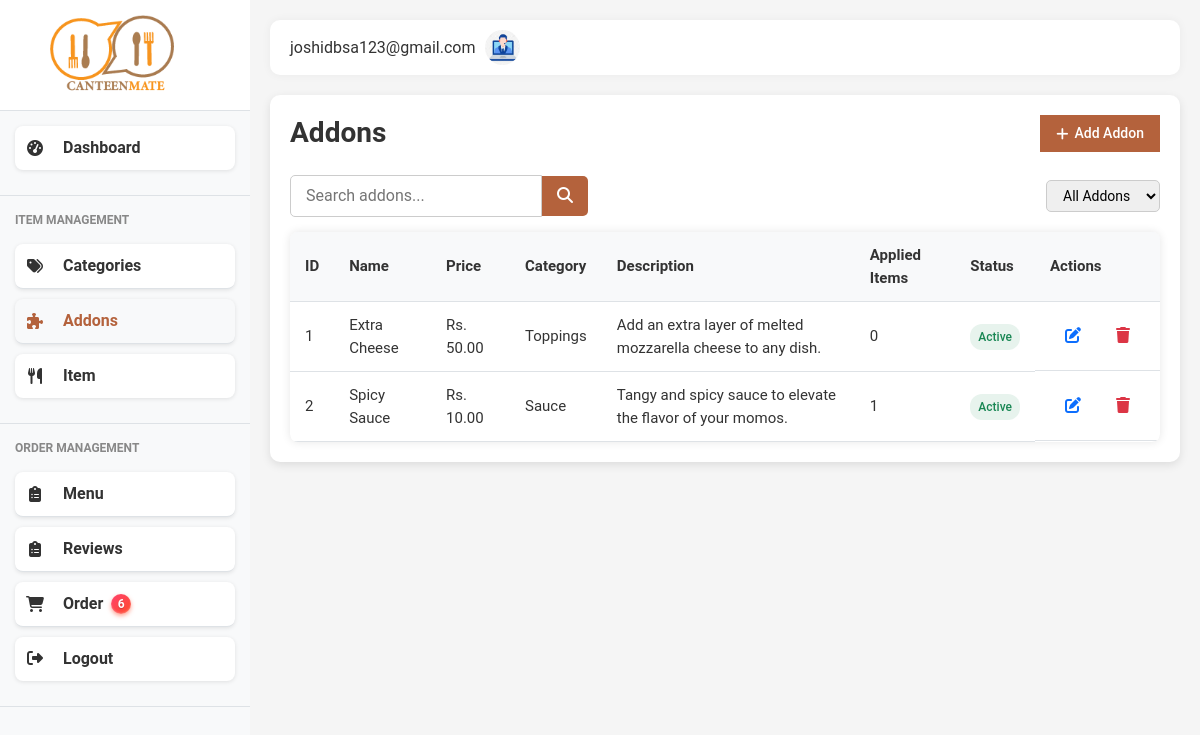
Before: /admin/addons (signed in) with the older database file.
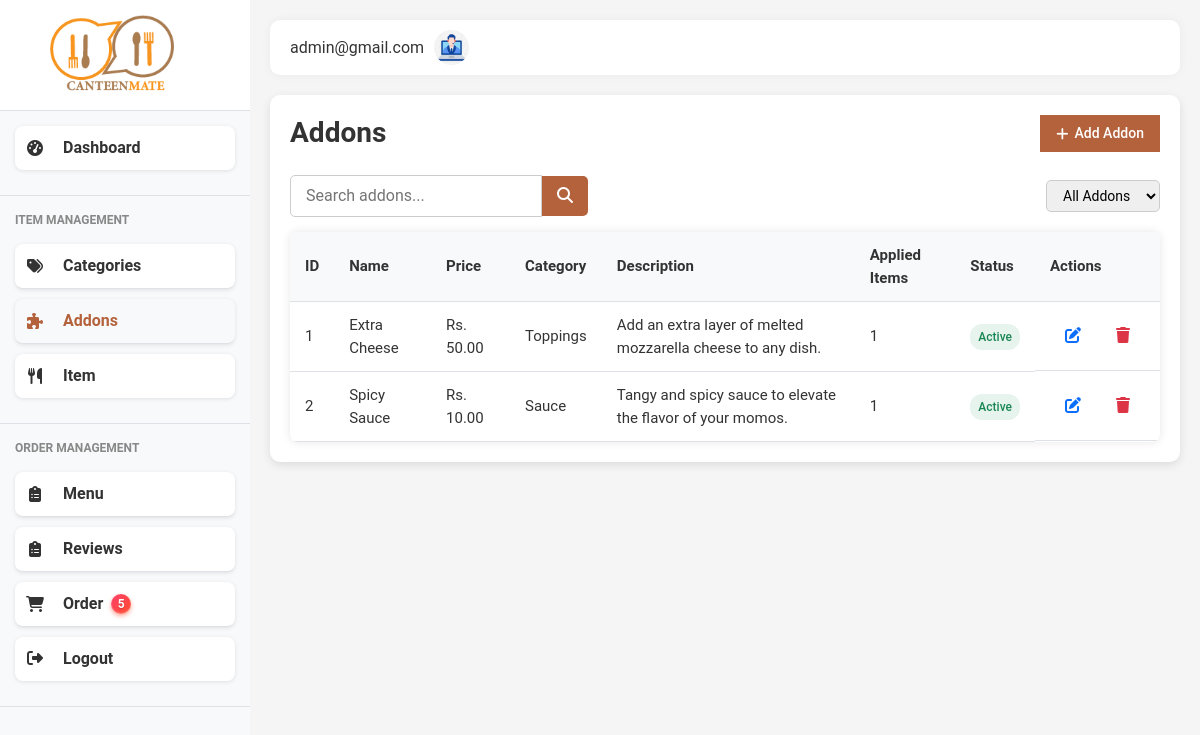
After: the same page with the newer database file.
### models.py (models this page shows, shortened)
class User(db.Model):
    id = db.Column(db.Integer, primary_key=True)
    fullname = db.Column(db.String(100), nullable=False)
    email = db.Column(db.String(100), unique=True, nullable=False)
    password = db.Column(db.String(200), nullable=False)
    role = db.Column(db.String(20), nullable=False)
    phone = db.Column(db.String(10))
    created_at = db.Column(db.DateTime, server_default=db.func.now())

class Addon(db.Model):
    __tablename__ = 'addons'
    id = db.Column(db.Integer, primary_key=True)
    name = db.Column(db.String(100), nullable=False)
    price = db.Column(db.Float, nullable=False)
    category = db.Column(db.String(50), nullable=False)
    description = db.Column(db.Text)
    status = db.Column(db.Boolean, default=True)
    items = db.relationship('Item', secondary='addon_item_association', back_populates='addons')
    def applied_items_count(self):
        return len(self.items)

### main.py (the view)
@app.route('/admin/addons')
@login_required
def addons():
    user_id = session['user_id']
    user = User.query.get(user_id)
    addons = Addon.query.all()
    return render_template('admin/addons.html', user=user, addons=addons, active_page='addons')

### main.py (called while the page is built)
def login_required(view):
    @functools.wraps(view)
    def wrapped_view(**kwargs):
        if 'user_id' not in session:
            flash('Please log in to access this page', 'warning')
            return redirect(url_for('login'))
        return view(**kwargs)
    return wrapped_view

@app.context_processor
def inject_new_orders_count():
    count = Order.query.filter_by(status='pending').count()
    print(count)
    return dict(new_orders_count=count)

### templates/admin/addons.html (shortened to what this page needs)
{% extends "admin/admin_base.html" %}
{% block content %}
<div class="categories-content">
  <div class="section-header">
    <h1 class="page-title">Addons</h1>
    <button class="add-btn" id="addAddonBtn">
      <i class="fas fa-plus"></i> Add Addon
    </button>
  </div>
  <div class="section-filters">
    <div class="search-box">
      <input type="text" placeholder="Search addons..." />
      <button><i class="fas fa-search"></i></button>
    </div>
    <div class="filter-dropdown">
      <select>
        <option>All Addons</option>
      </select>
    </div>
  </div>
  <div class="addons-list" style="{% with messages = get_flashed_messages(with_categories=true) %}
                                                {% endwith %}">
    <div class="data-table">
      <table>
        <thead>
          <tr>
            <th>ID</th>
            <th>Name</th>
            <th>Price</th>
            <th>Category</th>
            <th>Description</th>
            <th>Applied Items</th>
            <th>Status</th>
            <th>Actions</th>
          </tr>
        </thead>
        <tbody>
          {% if addons %} {% for addon in addons %}
          <tr>
            <td>{{ addon.id }}</td>
            <td>{{ addon.name }}</td>
            <td>Rs. {{ '%.2f'|format(addon.price) }}</td>
            <td>{{ addon.category }}</td>
            <td>{{ addon.description or '-' }}</td>
            <td>{{ addon.applied_items_count() }}</td>
            <td>
              <span
                class="status {{ 'active' if addon.status else 'inactive' }}"
                >{{ 'Active' if addon.status else 'Inactive' }}</span
              >
            </td>
            <td class="actions">
              <form
                method="POST"
                action="{{ url_for('edit_addon', addon_id=addon.id) }}"
                style="display: inline"
              >
                <button
                  class="btn-edit"
                  data-id="{{ addon.id }}"
                  data-name="{{ addon.name }}"
                  data-price="{{ addon.price }}"
                  data-category="{{ addon.category }}"
                  data-description="{{ addon.description or '' }}"
                  data-status="{{ 'active' if addon.status else 'inactive' }}"
                  title="Edit"
                >
                  <i class="fas fa-edit"></i>
                </button>
              </form>
              <form
                method="POST"
                action="{{ url_for('delete_addon', addon_id=addon.id) }}"
                style="display: inline"
                onsubmit="return confirm('Are you sure you want to delete this addon?');"
              >
                <button class="btn-delete" title="Delete">
                  <i class="fas fa-trash"></i>
                </button>
              </form>
            </td>
          </tr>
          {% endfor %} {% else %}
          <tr>
            <td colspan="8" style="text-align: center; padding: 1rem">
              No addons available.
            </td>
          </tr>
          {% endif %}
        </tbody>
      </table>
    </div>
  </div>
</div>
{% endblock %}

### templates/admin/admin_base.html (shortened to what this page needs)
<!DOCTYPE html>
<html lang="en">
<head>
    <link href="https://cdnjs.cloudflare.com/ajax/libs/bootstrap/5.3.0/css/bootstrap.min.css" rel="stylesheet">
    <link href="https://cdnjs.cloudflare.com/ajax/libs/font-awesome/6.4.0/css/all.min.css" rel="stylesheet">
    <link href="{{ url_for('static', filename='css/style.css') }}" rel="stylesheet">
    <link href="{{ url_for('static', filename='css/admin_styles.css') }}" rel="stylesheet">
    <link href="{{ url_for('static', filename='css/content-page.css') }}" rel="stylesheet">
</head>
<body>
    <div class="d-flex">
    <div class="sidebar">
        <div class="brand">
            <img src="{{ url_for('static', filename='img/logo.png') }}" href={{ url_for('dashboard')}} alt="Canteen Logo">
        </div>
        <nav>
            <div class="menu-section">
                <a href="{{ url_for('dashboard')}}" class="menu-item {% if active_page == 'dashboard' %}active{% endif %}">
                    <i class="fas fa-tachometer-alt"></i>
                    Dashboard
                </a>
            </div>
            <div class="menu-section">
                <div class="menu-title">ITEM MANAGEMENT</div>
                <a href="{{ url_for('categories') }}" class="menu-item {% if active_page == 'categories' %}active{% endif %}">
                    <i class="fas fa-tags"></i>
                    Categories
                </a>
                <a href="{{ url_for('addons')}}" class="menu-item {% if active_page == 'addons' %}active{% endif %}">
                    <i class="fas fa-puzzle-piece"></i>
                    Addons
                </a>
                <a href="{{ url_for('items')}}" class="menu-item  {% if active_page == 'items' %}active{% endif %}">
                    <i class="fas fa-utensils"></i>
                    Item
                </a>
            </div>
            <div class="menu-section">
                <div class="menu-title">ORDER MANAGEMENT</div>
                <a href="{{ url_for('menu') }}" class="menu-item  {% if active_page == 'menu' %}active{% endif %}">
                    <i class="fas fa-clipboard-list"></i>
                    Menu
                </a>
                <a href="{{ url_for('admin_reviews') }}" class="menu-item  {% if active_page == 'reviews' %}active{% endif %}">
                    <i class="fas fa-clipboard-list"></i>
                    Reviews
                </a>
               <a href="{{ url_for('admin_orders') }}" class="menu-item {% if active_page == 'admin_orders' %}active{% endif %}">
                <i class="fas fa-shopping-cart"></i>
                Order
                {% if new_orders_count > 0 %}
                <span class="order_badge">{{ new_orders_count }}</span>
                {% endif %}
            </a>
                <a href="{{ url_for('logout') }}" class="menu-item {% if active_page == 'logout' %}active{% endif %}">
                    <div class="menu-icon"><i class="fas fa-sign-out-alt"></i></div>
                    <div class="menu-text">Logout</div>
                </a>
            </div>
        </nav>
    </div>
    <div class="content-wrapper">
        <div class="top-navbar">
            <div class="d-flex align-items-center">
                <div class="user-profile">
                    <div class="user-info">
                        <div class="user-email">{{ user.email }}</div>
                    </div>
                    <img src="{{ url_for('static', filename='img/admin.jpg') }}" alt="User Avatar">
                </div>
            </div>
        </div>
    {% block content %}{% endblock %}
</body>
</html>

Changed rows visible on the page:
changed User: email "joshidbsa123@gmail.com" → "admin@gmail.com"
computed for Addon "Extra Cheese": applied_items_count "0" → "1"
Other visible differences:
{{ new_orders_count }}: "6" → "5"
